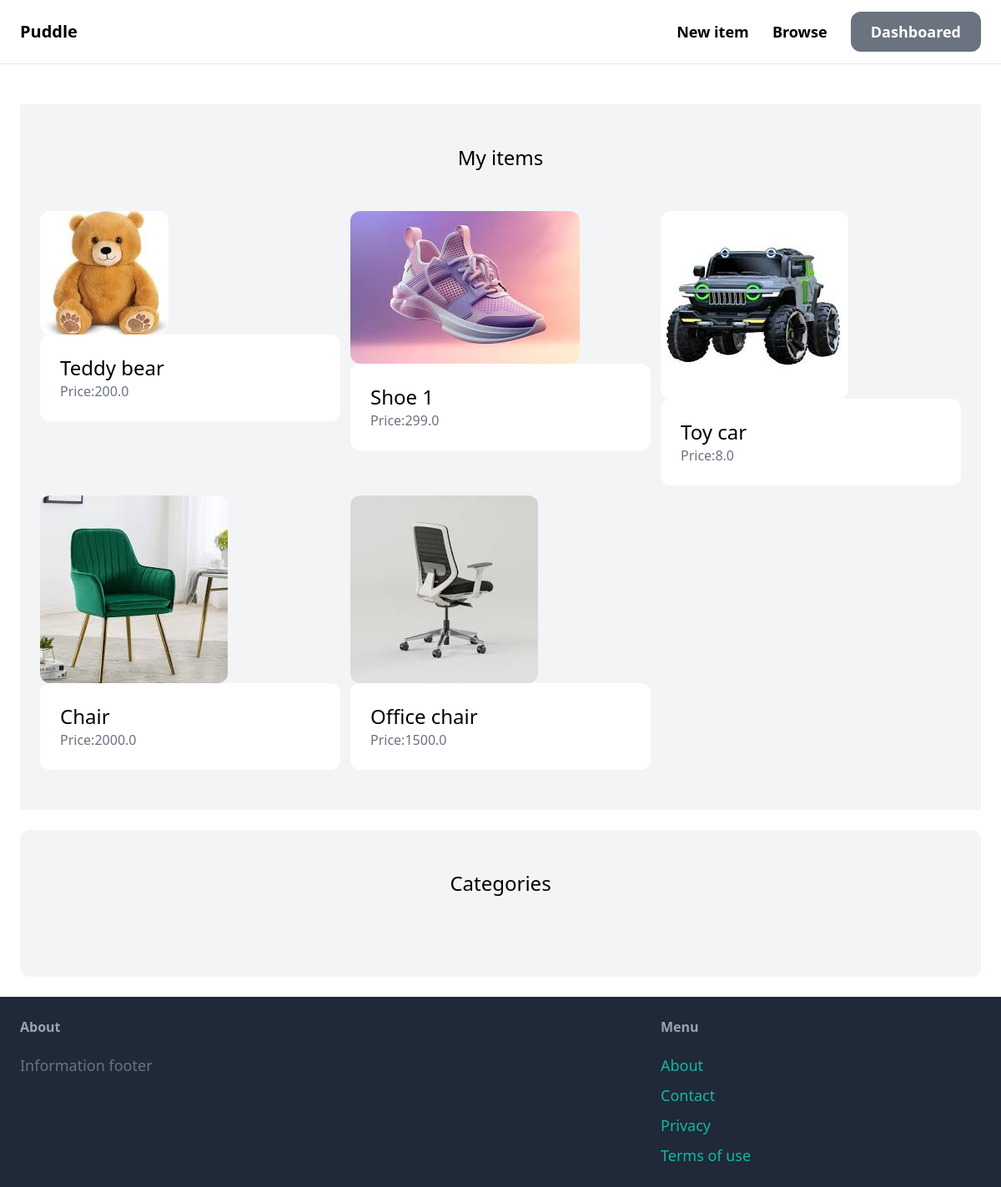
The page /dashboard/ (signed in) on the database its author committed.
### item/models.py (models this page shows, shortened)
class Item(models.Model):
     category = models.ForeignKey(Category, related_name='items', on_delete=models.CASCADE)
     name = models.CharField(max_length=255)
     description = models.TextField(blank=True, null=True)
     price = models.FloatField()
     image = models.ImageField(upload_to='item_images', blank=True, null=True)
     is_sold = models.BooleanField(default=False)
     created_by = models.ForeignKey(User, related_name='items', on_delete=models.CASCADE)
     created_at = models.DateTimeField(auto_now_add=True)

### dashboard/views.py (the view)
# urls.py: path('', views.index, name='index'),
@login_required
def index(request):
    items = Item.objects.filter(created_by=request.user)
    return render(request, 'dashboard/index.html', {'items':items})

### dashboard/templates/dashboard/index.html (shortened to what this page needs)
{%  extends 'core/base.html' %}
{% block content  %}
    <div class="mt-6 px-6 py-12 bg-gray-100 rounded-x1">
        <h2 class="mb-12 text-2xl text-center">My items</h2>
        <div class="grid grid-cols-3 gap-3">
                {% for item in items  %}
                <div>
                    <a href="{% url 'item:detail' item.id %}">
                        <div>
                            <img src="{{item.image.url}}" class="rounded-xl">
                        </div>
                        <div class="p-6 bg-white rounded-xl">
                            <h2 class="text-2xl">{{item.name}}</h2> </h2>
                            <p class="text-gray-500">Price:{{item.price}}</p>
                        </div>
                    </a>
                </div>
                {% endfor%}
        </div>
    </div>
    <div class="mt-6 px-6 py-12 bg-gray-100 rounded-xl">
        <h2 class="mb-12 text-2xl text-center">Categories</h2>
    </div>
{%  endblock  %}

### rows shown on the page
Item: image (picture), name "Teddy bear", price "200.0"
Item: image (picture), name "Shoe 1", price "299.0"
Item: image (picture), name "Toy car", price "8.0"
Item: image (picture), name "Chair", price "2000.0"
Item: image (picture), name "Office chair", price "1500.0"
